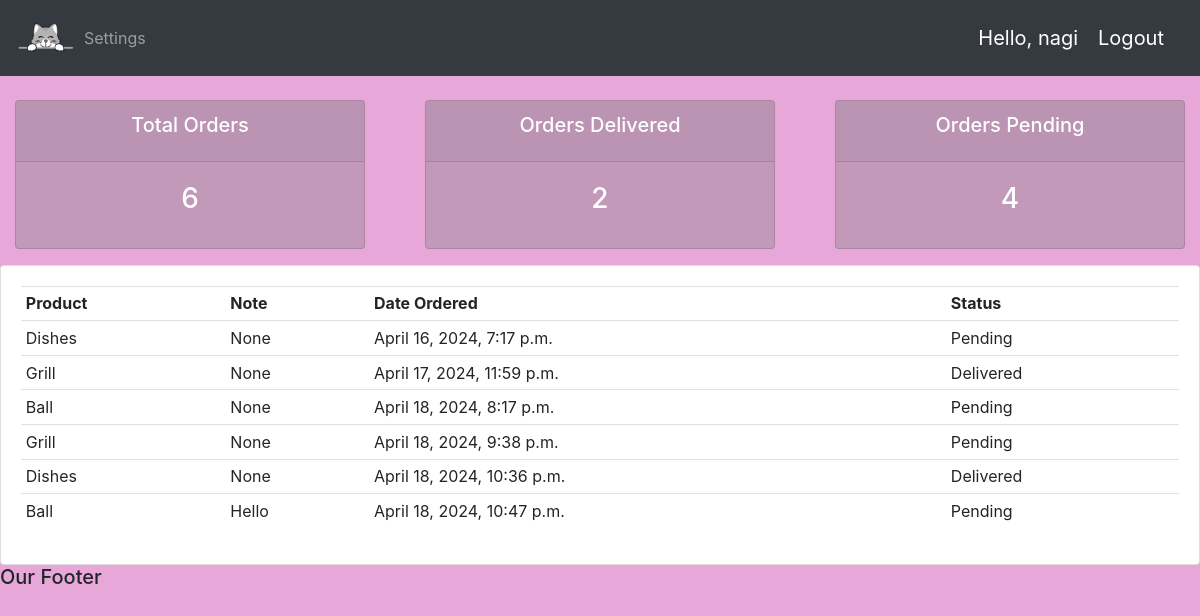
Page /user/ (signed in) on the committed database.
### accounts/models.py (models this page shows)
class Order(models.Model):
    STATUS = (
        ('Pending', 'Pending'),
        ('Out for Delivery', 'Out for Delivery'),
        ('Delivered', 'Delivered'),
    )
    customer = models.ForeignKey(Customer, null=True, on_delete=models.SET_NULL)
    product = models.ForeignKey(Product, null=True, on_delete=models.SET_NULL)
    date_created = models.DateTimeField(auto_now_add=True)
    status = models.CharField(max_length=200, null=True, choices=STATUS)
    note = models.CharField(max_length=200, null=True)
    def __str__(self):
        return self.product.name

class Product(models.Model):
    CATEGORY = (
        ('Indoor', 'Indoor'),
        ('Outdoor', 'Outdoor'),
    )
    name = models.CharField(max_length=200, null=True)
    price = models.FloatField(null=True)
    category = models.CharField(max_length=200, null=True, choices=CATEGORY)
    description = models.CharField(max_length=200, null=True, blank=True)
    date_created = models.DateTimeField(auto_now_add=True, null=True)
    tags = models.ManyToManyField(Tag)
    def __str__(self):
        return self.name

### accounts/decorators.py (the view)
        def wrapper_func(request, *args, **kwargs):
            group = None
            if request.user.groups.exists():
                group = request.user.groups.all()[0].name
            if group in allowedroles:
                return view_func(request, *args, **kwargs)
            else:
                return HttpResponse('You are unauthrorized to view this page')

### accounts/views.py (called while the page is built)
@login_required(login_url='login')
@allowed_users(allowedroles=['customer'])
def userPage(request):
    orders = request.user.customer.order_set.all()
    total_orders = orders.count()
    delivered = orders.filter(status = 'Delivered').count()
    pending = orders.filter(status = 'Pending').count()
    print('ORDERS:', orders)
    context = {'orders':orders, 'total_orders':total_orders,
                   'delivered':delivered, 'pending':pending}
    return render(request,'accounts/user.html', context)

### accounts/templates/accounts/user.html
{% extends 'accounts/main.html' %}
{% block content %}
{% include 'accounts/status.html' %}
    <div class="row">
        <div class="col-md">
            <div class="card card-body">
                <table class="table table-sm">
                    <tr>
                        <th>Product</th>
                        <th>Note</th>
                        <th>Date Ordered</th>
                        <th>Status</th>
                    </tr>
                    {% for order in orders %}
                        <tr>
                            <td>{{ order.product }}</td>
                            <td>{{ order.note }}</td>
                            <td>{{ order.date_created }}</td>
                            <td>{{ order.status }}</td>
                        </tr>
                    {% endfor %}
                </table>
            </div>
        </div>
    </div>
{% endblock content %}

### accounts/templates/accounts/navbar.html (shortened to what this page needs)
{% load static %}
<nav class="navbar navbar-expand-lg navbar-dark bg-dark">
    <img src = "{% static 'images/logo.png' %}" width="60" height="60">
    <div class="collapse navbar-collapse" id="navbarNav">
      <ul class="navbar-nav">
        {% if request.user.is_staff %}
        <li class="nav-item active">
          <a class="nav-link" href="{% url 'home' %}">Dashboard</a>
        </li>
        <li class="nav-item">
          <a class="nav-link" href="{% url 'products' %}">Products</a>
        </li>
        {% else %}
        <li class = "nav-item">
          <a class="nav-link" href="{% url 'account' %}">Settings</a>
        </li>
        {% endif %}
      </ul>
    </div>
    <span class="hello-msg">Hello, {{request.user}}</span>
    <span><a class="hello-msg" href="{% url 'logout' %}">Logout</a></span>
  </nav>

### static/css/main.css (style rules this page uses)
body { background-color:rgb(231, 168, 217); }

### accounts/templates/accounts/navbar.html (style rules this page uses)
.hello-msg { font-size: 20px; color: #fff; margin-right: 20px; }

### rows in the picture
Order: product "Dishes", note "None", date_created "April 16, 2024, 7:17 p.m.", status "Pending"
Order: product "Grill", note "None", date_created "April 17, 2024, 11:59 p.m.", status "Delivered"
Order: product "Ball", note "None", date_created "April 18, 2024, 8:17 p.m.", status "Pending"
Order: product "Grill", note "None", date_created "April 18, 2024, 9:38 p.m.", status "Pending"
Order: product "Dishes", note "None", date_created "April 18, 2024, 10:36 p.m.", status "Delivered"
Order: product "Ball", note "Hello", date_created "April 18, 2024, 10:47 p.m.", status "Pending"

### other values in the picture
{{ request.user }} "nagi"
{{ total_orders }} "6"
{{ delivered }} "2"
{{ pending }} "4"
